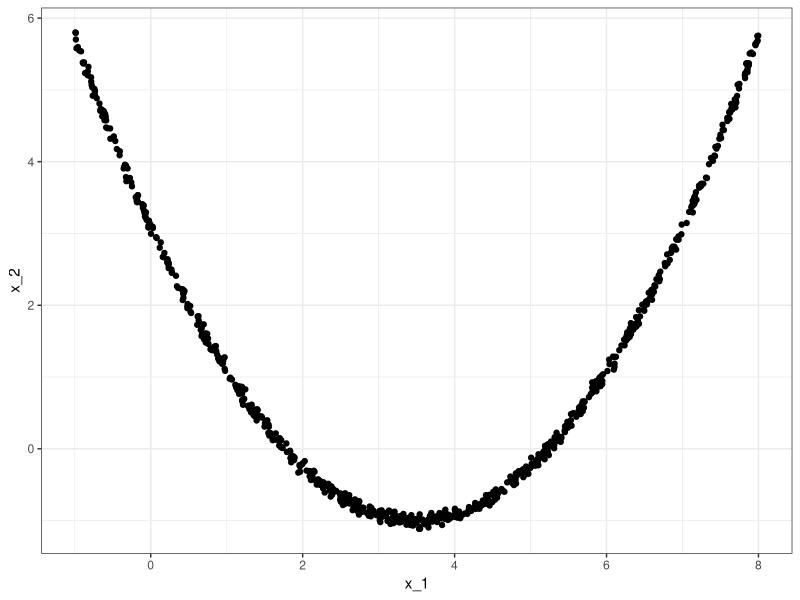
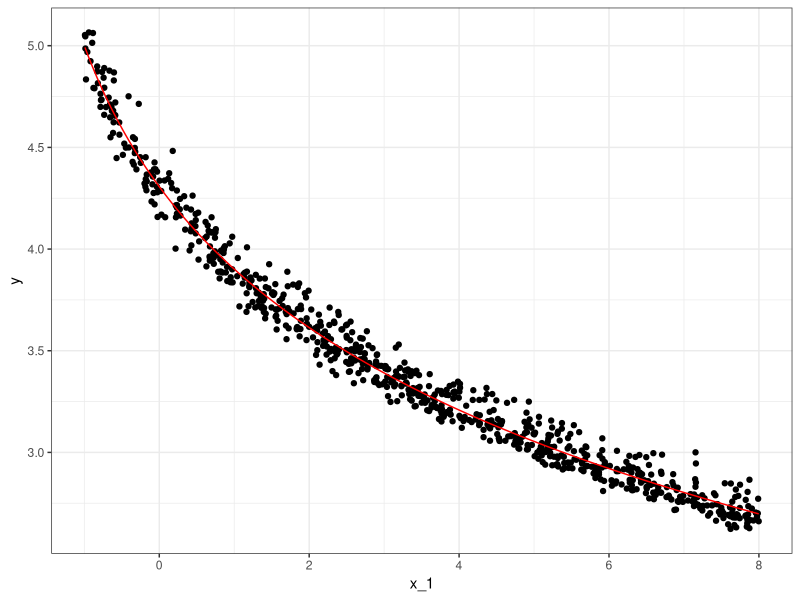
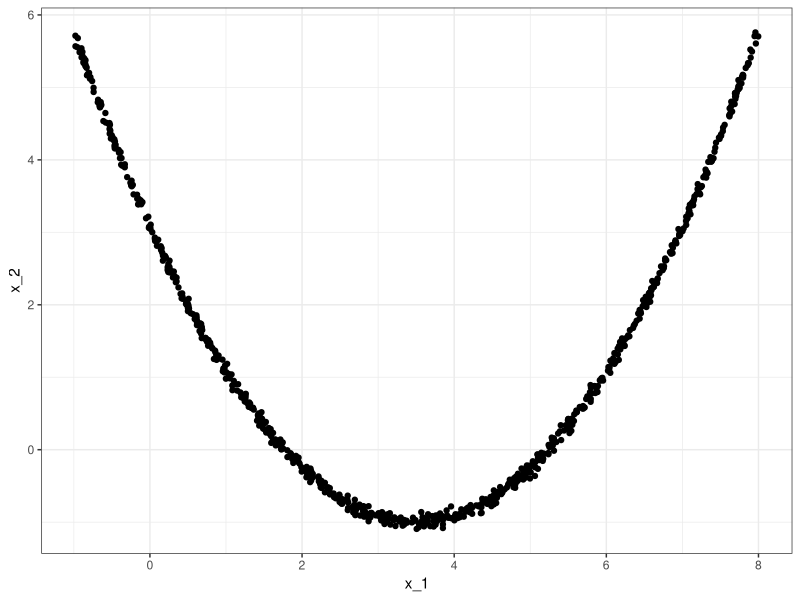
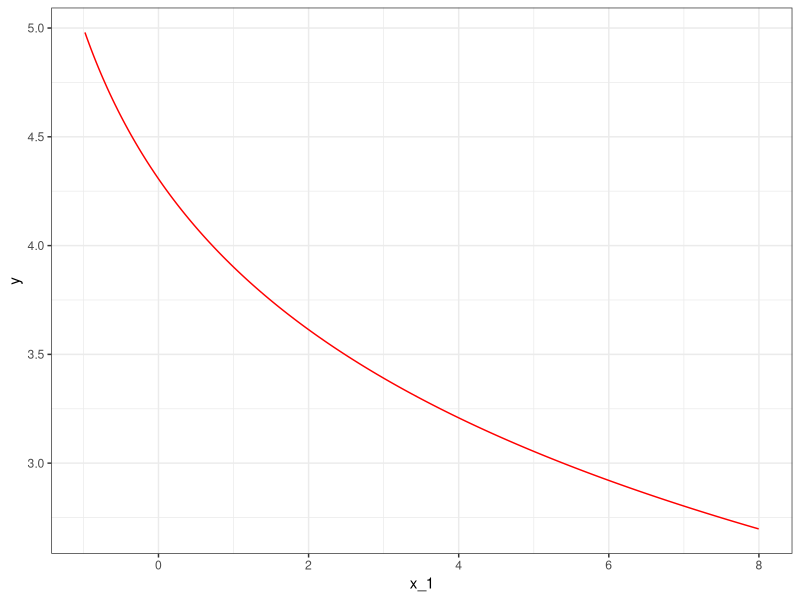
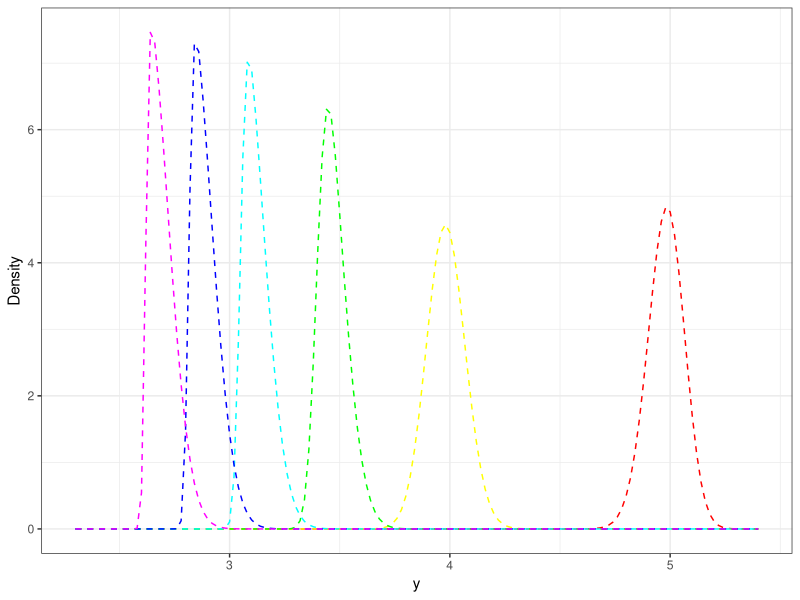

These figures' R source, in order:
##############################################
## Data Generation for StatSci paper
##############################################
library(ggplot2)
library(tidyverse)
library(mvtnorm) 
library(msm)
library(sn)

setwd("/Users/swade/Documents/GitHub/BayesXMix/data_simulation/ex1b")

##############################################
## Example 1: Drawback of Joint
##############################################

# Training Data
set.seed(1010101)
n = 800
p = 2

# Covariates
x= matrix(0,n,p)
x[,1] = runif(n,-1,8)
x[,2] = (x[,1]-3.5)^2/3-1+rnorm(n,0,0.05)

ggplot() +
  geom_point(aes(x = x[,1], y = x[,2])) +
  theme_bw() +
  xlab("x_1") +
  ylab("x_2")

# Response
omega = 0.1
alpha = x[,1]
xi = - omega*sqrt(2/pi)*alpha/sqrt(1+alpha^2)
y = 5-log(x[,1]+2) +rst(n, xi=xi,omega=omega,alpha=alpha)[1:n]
m_true = 5-log(x[,1]+2)

ggplot() +
  geom_point(aes(x = x[,1], y = y)) +
  theme_bw() +
  xlab("x_1") +
  ylab("y") +
  geom_line(aes(x = x[,1], y = m_true), col ="red")

### PREDICTION
n_new = 800

# Covariates
x_new= matrix(0,n_new,p)
x_new[,1] = runif(n_new,-1,8)
x_new[,2] = (x_new[,1]-3.5)^2/3-1+rnorm(n_new,0,0.05)

# True regression function
m_true_new = 5-log(x_new[,1]+2)

# True density
y_grid=seq(2.3,5.4,.02)
m2=length(y_grid)
alpha_new = x_new[,1]
xi_new = - omega*sqrt(2/pi)*alpha_new/sqrt(1+alpha_new^2)
f_true_new = matrix(0, nrow=m2,ncol=n_new)
for(i in 1:m2){
  f_true_new[i,] = dsn(y_grid[i]-m_true_new,xi=xi_new,omega=omega,alpha=alpha_new)
}

ggplot() +
  geom_point(aes(x = x_new[,1], y = x_new[,2])) +
  theme_bw() +
  xlab("x_1") +
  ylab("x_2")

ggplot() +
  geom_line(aes(x = x_new[,1], y = m_true_new), col ="red") +
  theme_bw() +
  xlab("x_1") +
  ylab("y") 

#Plot density for a few observations
xs = sort(x_new[,1], index.return=TRUE)
inds = xs$ix[c(seq(1,n_new,n_new/5),n_new)]
cols = rainbow(6)
ggplot() +
  geom_line(aes(x = y_grid, y = f_true_new[,inds[1]]), col = cols[1],linetype = "dashed") +
  geom_line(aes(x = y_grid, y = f_true_new[,inds[2]]), col = cols[2],linetype = "dashed") +
  geom_line(aes(x = y_grid, y = f_true_new[,inds[3]]), col = cols[3],linetype = "dashed") +
  geom_line(aes(x = y_grid, y = f_true_new[,inds[4]]), col = cols[4],linetype = "dashed") +
  geom_line(aes(x = y_grid, y = f_true_new[,inds[5]]), col = cols[5],linetype = "dashed") +
  geom_line(aes(x = y_grid, y = f_true_new[,inds[6]]), col = cols[6],linetype = "dashed") +
  theme_bw() +
  labs( x = "y", y = "Density")

# Save data
save.image("data_ex1_skew.RData")

write.csv(cbind(x,y), file = "ex1train_skewerrors.csv", row.names = TRUE)
write.csv(x_new, file = "ex1test_skewerrors.csv", row.names = TRUE)
write.csv(f_true_new, file = "ex1test_skewerrors_dens.csv", row.names = TRUE)
